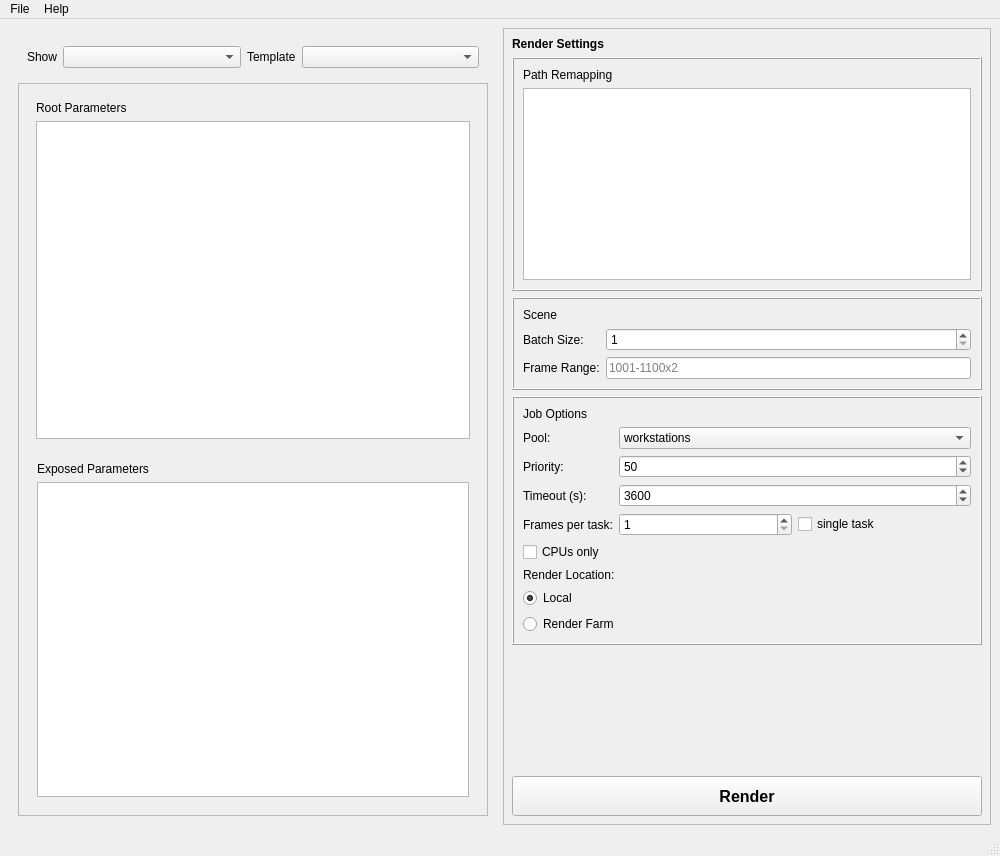
<?xml version="1.0" encoding="UTF-8"?>
<ui version="4.0">
 <class>MainWindow</class>
 <widget class="QMainWindow" name="MainWindow">
  <property name="enabled">
   <bool>true</bool>
  </property>
  <property name="geometry">
   <rect>
    <x>0</x>
    <y>0</y>
    <width>1000</width>
    <height>856</height>
   </rect>
  </property>
  <property name="windowTitle">
   <string>comfyRemote - UI </string>
  </property>
  <widget class="QWidget" name="centralwidget">
   <layout class="QHBoxLayout" name="horizontalLayout_main">
    <item>
     <widget class="QFrame" name="frame_left_panel">
      <property name="frameShape">
       <enum>QFrame::NoFrame</enum>
      </property>
      <property name="frameShadow">
       <enum>QFrame::Plain</enum>
      </property>
      <layout class="QVBoxLayout" name="verticalLayout_left">
       <item>
        <widget class="QFrame" name="frame_input">
         <property name="frameShape">
          <enum>QFrame::NoFrame</enum>
         </property>
         <property name="frameShadow">
          <enum>QFrame::Plain</enum>
         </property>
         <property name="lineWidth">
          <number>0</number>
         </property>
         <layout class="QGridLayout" name="gridLayout">
          <item row="1" column="0">
           <layout class="QHBoxLayout" name="horizontalLayout_3">
            <item>
             <widget class="QLabel" name="label_show">
              <property name="enabled">
               <bool>true</bool>
              </property>
              <property name="sizePolicy">
               <sizepolicy hsizetype="Fixed" vsizetype="Preferred">
                <horstretch>0</horstretch>
                <verstretch>0</verstretch>
               </sizepolicy>
              </property>
              <property name="text">
               <string>Show</string>
              </property>
             </widget>
            </item>
            <item>
             <widget class="QComboBox" name="selectShow">
              <item>
               <property name="text">
                <string/>
               </property>
              </item>
             </widget>
            </item>
            <item>
             <widget class="QLabel" name="label">
              <property name="sizePolicy">
               <sizepolicy hsizetype="Fixed" vsizetype="Preferred">
                <horstretch>0</horstretch>
                <verstretch>0</verstretch>
               </sizepolicy>
              </property>
              <property name="text">
               <string>Template</string>
              </property>
             </widget>
            </item>
            <item>
             <widget class="QComboBox" name="selectTemplate"/>
            </item>
           </layout>
          </item>
         </layout>
        </widget>
       </item>
       <item>
        <widget class="QFrame" name="frame_data">
         <property name="frameShape">
          <enum>QFrame::StyledPanel</enum>
         </property>
         <property name="frameShadow">
          <enum>QFrame::Raised</enum>
         </property>
         <layout class="QVBoxLayout" name="verticalLayout_3">
          <item>
           <widget class="QFrame" name="frame_RootParameters">
            <property name="frameShape">
             <enum>QFrame::NoFrame</enum>
            </property>
            <property name="frameShadow">
             <enum>QFrame::Raised</enum>
            </property>
            <layout class="QVBoxLayout" name="verticalLayout_4">
             <property name="leftMargin">
              <number>8</number>
             </property>
             <property name="topMargin">
              <number>8</number>
             </property>
             <property name="rightMargin">
              <number>8</number>
             </property>
             <property name="bottomMargin">
              <number>8</number>
             </property>
             <item>
              <widget class="QLabel" name="label_2">
               <property name="text">
                <string>Root Parameters</string>
               </property>
              </widget>
             </item>
             <item>
              <widget class="QTableView" name="tableView_RootParameters">
               <attribute name="horizontalHeaderDefaultSectionSize">
                <number>150</number>
               </attribute>
               <attribute name="horizontalHeaderStretchLastSection">
                <bool>true</bool>
               </attribute>
               <attribute name="verticalHeaderVisible">
                <bool>false</bool>
               </attribute>
              </widget>
             </item>
            </layout>
           </widget>
          </item>
          <item>
           <widget class="QFrame" name="frame_ExposedArguments">
            <property name="frameShape">
             <enum>QFrame::NoFrame</enum>
            </property>
            <property name="frameShadow">
             <enum>QFrame::Raised</enum>
            </property>
            <layout class="QVBoxLayout" name="verticalLayout_5">
             <item>
              <widget class="QLabel" name="label_3">
               <property name="text">
                <string>Exposed Parameters</string>
               </property>
              </widget>
             </item>
             <item>
              <widget class="QTableView" name="tableView_ExposedArguments">
               <property name="alternatingRowColors">
                <bool>false</bool>
               </property>
               <property name="selectionBehavior">
                <enum>QAbstractItemView::SelectItems</enum>
               </property>
               <attribute name="horizontalHeaderDefaultSectionSize">
                <number>150</number>
               </attribute>
               <attribute name="horizontalHeaderStretchLastSection">
                <bool>true</bool>
               </attribute>
               <attribute name="verticalHeaderVisible">
                <bool>false</bool>
               </attribute>
              </widget>
             </item>
            </layout>
           </widget>
          </item>
         </layout>
        </widget>
       </item>
      </layout>
     </widget>
    </item>
    <item>
     <widget class="QFrame" name="frame_render_settings">
      <property name="sizePolicy">
       <sizepolicy hsizetype="Preferred" vsizetype="Expanding">
        <horstretch>0</horstretch>
        <verstretch>0</verstretch>
       </sizepolicy>
      </property>
      <property name="minimumSize">
       <size>
        <width>300</width>
        <height>0</height>
       </size>
      </property>
      <property name="frameShape">
       <enum>QFrame::StyledPanel</enum>
      </property>
      <property name="frameShadow">
       <enum>QFrame::Raised</enum>
      </property>
      <layout class="QVBoxLayout" name="verticalLayout_render_settings">
       <property name="leftMargin">
        <number>8</number>
       </property>
       <property name="topMargin">
        <number>8</number>
       </property>
       <property name="rightMargin">
        <number>8</number>
       </property>
       <property name="bottomMargin">
        <number>8</number>
       </property>
       <item>
        <widget class="QLabel" name="label_render_settings">
         <property name="font">
          <font>
           <weight>75</weight>
           <bold>true</bold>
          </font>
         </property>
         <property name="text">
          <string>Render Settings</string>
         </property>
        </widget>
       </item>
       <item>
        <widget class="QFrame" name="frame_path_remapping">
         <property name="frameShape">
          <enum>QFrame::Box</enum>
         </property>
         <property name="frameShadow">
          <enum>QFrame::Raised</enum>
         </property>
         <layout class="QVBoxLayout" name="verticalLayout_path_remapping">
          <item>
           <widget class="QLabel" name="label_path_remapping">
            <property name="text">
             <string>Path Remapping</string>
            </property>
           </widget>
          </item>
          <item>
           <widget class="QTableView" name="tableView_PathRemapping">
            <property name="minimumSize">
             <size>
              <width>0</width>
              <height>100</height>
             </size>
            </property>
            <attribute name="horizontalHeaderDefaultSectionSize">
             <number>130</number>
            </attribute>
            <attribute name="horizontalHeaderStretchLastSection">
             <bool>true</bool>
            </attribute>
            <attribute name="verticalHeaderVisible">
             <bool>false</bool>
            </attribute>
           </widget>
          </item>
         </layout>
        </widget>
       </item>
       <item>
        <widget class="QFrame" name="frame_scene">
         <property name="frameShape">
          <enum>QFrame::Box</enum>
         </property>
         <property name="frameShadow">
          <enum>QFrame::Raised</enum>
         </property>
         <layout class="QFormLayout" name="formLayout_scene">
          <item row="0" column="0" colspan="2">
           <widget class="QLabel" name="label_scene">
            <property name="text">
             <string>Scene</string>
            </property>
           </widget>
          </item>
          <item row="1" column="0">
           <widget class="QLabel" name="label_batch_size">
            <property name="text">
             <string>Batch Size:</string>
            </property>
           </widget>
          </item>
          <item row="1" column="1">
           <widget class="QSpinBox" name="spinBox_batch_size">
            <property name="minimum">
             <number>1</number>
            </property>
            <property name="maximum">
             <number>999</number>
            </property>
            <property name="value">
             <number>1</number>
            </property>
           </widget>
          </item>
          <item row="2" column="0">
           <widget class="QLabel" name="label_frame_range">
            <property name="text">
             <string>Frame Range:</string>
            </property>
           </widget>
          </item>
          <item row="2" column="1">
           <widget class="QLineEdit" name="lineEdit_frame_range">
            <property name="placeholderText">
             <string>1001-1100x2</string>
            </property>
           </widget>
          </item>
         </layout>
        </widget>
       </item>
       <item>
        <widget class="QFrame" name="frame_job_options">
         <property name="frameShape">
          <enum>QFrame::Box</enum>
         </property>
         <property name="frameShadow">
          <enum>QFrame::Raised</enum>
         </property>
         <layout class="QFormLayout" name="formLayout_job_options">
          <item row="0" column="0" colspan="2">
           <widget class="QLabel" name="label_job_options">
            <property name="text">
             <string>Job Options</string>
            </property>
           </widget>
          </item>
          <item row="1" column="0">
           <widget class="QLabel" name="label_pool">
            <property name="text">
             <string>Pool:</string>
            </property>
           </widget>
          </item>
          <item row="1" column="1">
           <widget class="QComboBox" name="comboBox_pool">
            <item>
             <property name="text">
              <string>workstations</string>
             </property>
            </item>
            <item>
             <property name="text">
              <string>gpus</string>
             </property>
            </item>
            <item>
             <property name="text">
              <string>aiml</string>
             </property>
            </item>
           </widget>
          </item>
          <item row="2" column="0">
           <widget class="QLabel" name="label_priority">
            <property name="text">
             <string>Priority:</string>
            </property>
           </widget>
          </item>
          <item row="2" column="1">
           <widget class="QSpinBox" name="spinBox_priority">
            <property name="minimum">
             <number>1</number>
            </property>
            <property name="maximum">
             <number>100</number>
            </property>
            <property name="value">
             <number>50</number>
            </property>
           </widget>
          </item>
          <item row="3" column="0">
           <widget class="QLabel" name="label_timeout">
            <property name="text">
             <string>Timeout (s):</string>
            </property>
           </widget>
          </item>
          <item row="3" column="1">
           <widget class="QSpinBox" name="spinBox_timeout">
            <property name="minimum">
             <number>1</number>
            </property>
            <property name="maximum">
             <number>999999</number>
            </property>
            <property name="value">
             <number>3600</number>
            </property>
           </widget>
          </item>
          <item row="4" column="0">
           <widget class="QLabel" name="label_frames_per_task">
            <property name="text">
             <string>Frames per task:</string>
            </property>
           </widget>
          </item>
          <item row="4" column="1">
           <layout class="QHBoxLayout" name="horizontalLayout_frames_per_task">
            <item>
             <widget class="QSpinBox" name="spinBox_frames_per_task">
              <property name="minimum">
               <number>1</number>
              </property>
              <property name="maximum">
               <number>999</number>
              </property>
              <property name="value">
               <number>1</number>
              </property>
             </widget>
            </item>
            <item>
             <widget class="QCheckBox" name="checkBox_single_task">
              <property name="text">
               <string>single task</string>
              </property>
             </widget>
            </item>
           </layout>
          </item>
          <item row="5" column="0" colspan="2">
           <widget class="QCheckBox" name="checkBox_cpus_only">
            <property name="text">
             <string>CPUs only</string>
            </property>
           </widget>
          </item>
          <item row="6" column="0" colspan="2">
           <layout class="QVBoxLayout" name="verticalLayout_render_location">
            <item>
             <widget class="QLabel" name="label_render_location">
              <property name="text">
               <string>Render Location:</string>
              </property>
             </widget>
            </item>
            <item>
             <widget class="QRadioButton" name="radioButton_local">
              <property name="text">
               <string>Local</string>
              </property>
              <property name="checked">
               <bool>true</bool>
              </property>
             </widget>
            </item>
            <item>
             <widget class="QRadioButton" name="radioButton_render_farm">
              <property name="text">
               <string>Render Farm</string>
              </property>
             </widget>
            </item>
           </layout>
          </item>
         </layout>
        </widget>
       </item>
       <item>
        <spacer name="verticalSpacer">
         <property name="orientation">
          <enum>Qt::Vertical</enum>
         </property>
         <property name="sizeHint" stdset="0">
          <size>
           <width>20</width>
           <height>40</height>
          </size>
         </property>
        </spacer>
       </item>
       <item>
        <widget class="QPushButton" name="run">
         <property name="sizePolicy">
          <sizepolicy hsizetype="Preferred" vsizetype="Fixed">
           <horstretch>0</horstretch>
           <verstretch>0</verstretch>
          </sizepolicy>
         </property>
         <property name="minimumSize">
          <size>
           <width>0</width>
           <height>40</height>
          </size>
         </property>
         <property name="font">
          <font>
           <pointsize>12</pointsize>
           <weight>75</weight>
           <bold>true</bold>
          </font>
         </property>
         <property name="text">
          <string>Render</string>
         </property>
        </widget>
       </item>
      </layout>
     </widget>
    </item>
   </layout>
  </widget>
  <widget class="QMenuBar" name="menubar">
   <property name="geometry">
    <rect>
     <x>0</x>
     <y>0</y>
     <width>1000</width>
     <height>19</height>
    </rect>
   </property>
   <widget class="QMenu" name="menufile">
    <property name="title">
     <string>File</string>
    </property>
    <addaction name="actionOpen_Local_Folder"/>
    <addaction name="separator"/>
    <addaction name="actionOpen_Custom_Template"/>
    <addaction name="actionQuit"/>
   </widget>
   <widget class="QMenu" name="menuhelp">
    <property name="title">
     <string>Help</string>
    </property>
    <addaction name="actionUser_Guide"/>
    <addaction name="actionTemplate_Guide"/>
   </widget>
   <addaction name="menufile"/>
   <addaction name="menuhelp"/>
  </widget>
  <widget class="QStatusBar" name="statusbar"/>
  <action name="actionQuit">
   <property name="text">
    <string>Quit</string>
   </property>
   <property name="shortcut">
    <string>Esc</string>
   </property>
  </action>
  <action name="actionOpen_Custom_Template">
   <property name="text">
    <string>Open Custom Template </string>
   </property>
   <property name="shortcut">
    <string>Ctrl+N</string>
   </property>
  </action>
  <action name="actionUser_Guide">
   <property name="text">
    <string>User Guide</string>
   </property>
  </action>
  <action name="actionOpen_Local_Folder">
   <property name="text">
    <string>Open Local Folder</string>
   </property>
   <property name="shortcut">
    <string>Ctrl+O</string>
   </property>
  </action>
  <action name="actionTemplate_Guide">
   <property name="text">
    <string>Template Guide</string>
   </property>
  </action>
 </widget>
 <resources/>
 <connections>
  <connection>
   <sender>actionQuit</sender>
   <signal>triggered()</signal>
   <receiver>MainWindow</receiver>
   <slot>close()</slot>
   <hints>
    <hint type="sourcelabel">
     <x>-1</x>
     <y>-1</y>
    </hint>
    <hint type="destinationlabel">
     <x>413</x>
     <y>427</y>
    </hint>
   </hints>
  </connection>
 </connections>
</ui>
